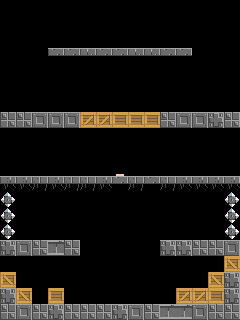

The image is a tile-based game level rendered from a .tmx file. Its description and complete source (layers, tilesets, objects, tile grids) follow:
An orthogonal 15x20 tile map with 16x16 px tiles, 1 tile layer (Tile Layer 1).

<map version="1.0" orientation="orthogonal" renderorder="right-down" width="15" height="20" tilewidth="16" tileheight="16" nextobjectid="1">
 <tileset firstgid="1" name="tileset" tilewidth="16" tileheight="16">
  <image source="../images/tileset.png" width="128" height="112" />
 </tileset>
 <layer name="Tile Layer 1" width="15" height="20">
  <data encoding="csv">
0,0,0,0,0,0,0,0,0,0,0,0,0,0,0,
0,0,0,0,0,0,0,0,0,0,0,0,0,0,0,
0,0,0,0,0,0,0,0,0,0,0,0,0,0,0,
0,0,0,42,42,41,42,42,41,41,42,42,0,0,0,
0,0,0,0,0,0,0,0,0,0,0,0,0,0,0,
0,0,0,0,0,0,0,0,0,0,0,0,0,0,0,
0,0,0,0,0,0,0,0,0,0,0,0,0,0,0,
34,34,33,33,33,38,38,36,36,36,34,33,33,32,34,
0,0,0,0,0,0,0,0,0,0,0,0,0,0,0,
0,0,0,0,0,0,0,0,0,0,0,0,0,0,0,
0,0,0,0,0,0,0,2,0,0,0,0,0,0,0,
40,40,39,40,39,39,40,42,39,42,39,40,40,40,40,
31,0,0,0,0,0,0,0,0,0,0,0,0,0,31,
31,0,0,0,0,0,0,0,0,0,0,0,0,0,31,
31,0,0,0,0,0,0,0,0,0,0,0,0,0,31,
32,33,34,35,34,0,0,0,0,0,32,32,34,34,33,
0,0,0,0,0,0,0,0,0,0,0,0,0,0,37,
37,0,0,0,0,0,0,0,0,0,0,0,0,37,32,
32,37,0,36,0,0,0,0,0,0,0,38,38,36,32,
34,33,34,32,34,34,34,32,33,34,35,35,33,34,34
</data>
 </layer>
</map>
